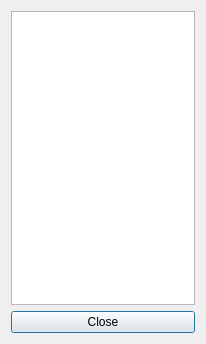
<?xml version="1.0" encoding="UTF-8"?>
<ui version="4.0">
 <class>DebugLogDialog</class>
 <widget class="QDialog" name="DebugLogDialog">
  <property name="geometry">
   <rect>
    <x>0</x>
    <y>0</y>
    <width>206</width>
    <height>344</height>
   </rect>
  </property>
  <property name="windowTitle">
   <string>Dialog</string>
  </property>
  <layout class="QVBoxLayout" name="verticalLayout">
   <item>
    <widget class="QPlainTextEdit" name="plainTextEdit"/>
   </item>
   <item>
    <widget class="QPushButton" name="pushButton">
     <property name="text">
      <string>Close</string>
     </property>
    </widget>
   </item>
  </layout>
 </widget>
 <resources/>
 <connections/>
</ui>
